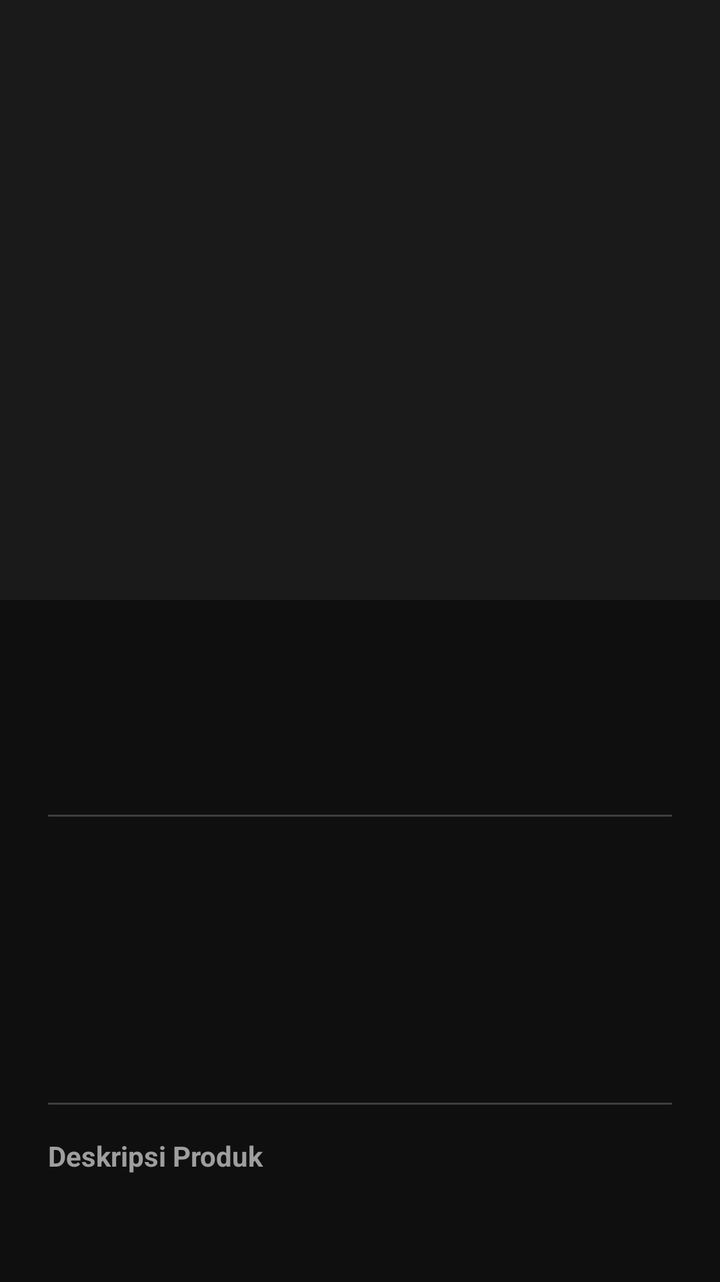
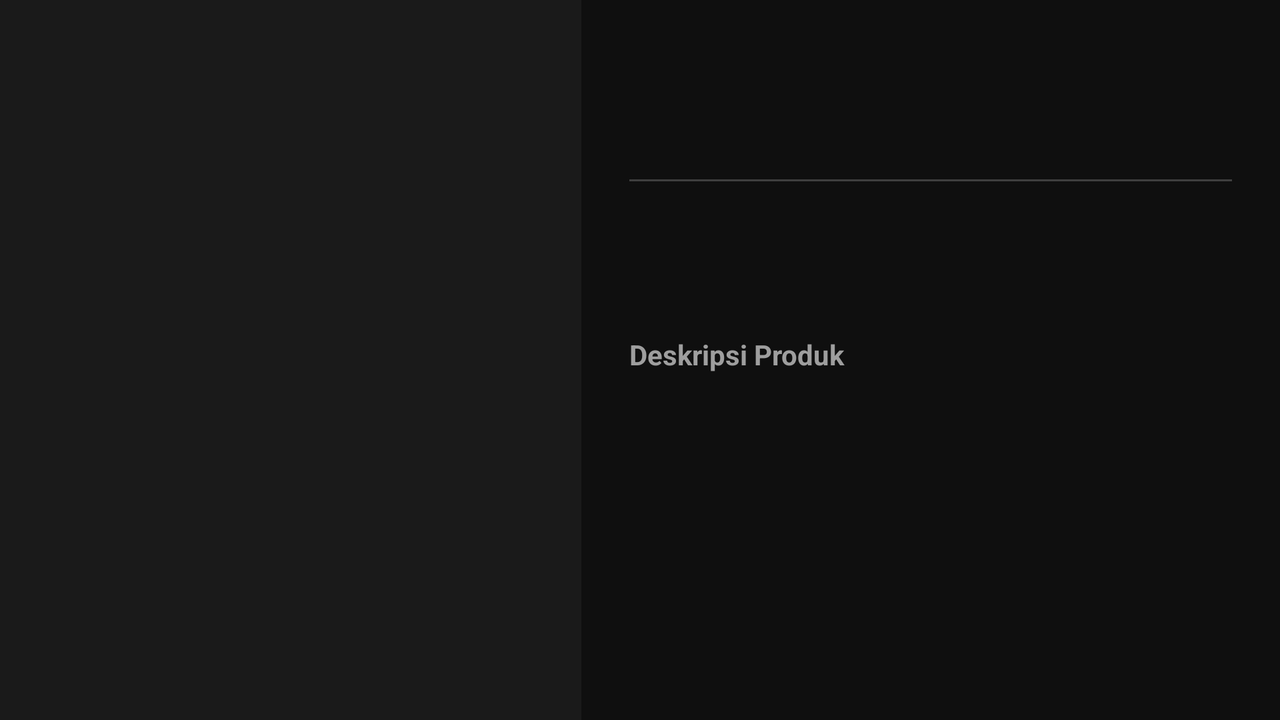

Two renders of one Android screen. The first uses the default layout on a phone; the second uses the alternative layout the repository ships for a different screen configuration, on a matching device. The two XML files are below.
<!-- AndroidManifest.xml: application theme Theme.AppCompat.NoActionBar -->
<!-- res/layout/activity_detail.xml -->
<?xml version="1.0" encoding="utf-8"?>
<ScrollView xmlns:android="http://schemas.android.com/apk/res/android"
    android:layout_width="match_parent"
    android:layout_height="match_parent"
    android:background="@color/bg_black">

    <LinearLayout
        android:layout_width="match_parent"
        android:layout_height="wrap_content"
        android:orientation="vertical">

        <ImageView
            android:id="@+id/ivDetailFoto"
            android:layout_width="match_parent"
            android:layout_height="300dp"
            android:scaleType="centerInside"
            android:background="@color/card_dark"
            android:padding="20dp"
            android:contentDescription="@string/desc_laptop_image" />

        <LinearLayout
            android:layout_width="match_parent"
            android:layout_height="wrap_content"
            android:orientation="vertical"
            android:padding="24dp">

            <TextView
                android:id="@+id/tvDetailNama"
                android:layout_width="match_parent"
                android:layout_height="wrap_content"
                android:textColor="@color/text_white"
                android:textSize="24sp"
                android:textStyle="bold" />

            <TextView
                android:id="@+id/tvDetailHarga"
                android:layout_width="match_parent"
                android:layout_height="wrap_content"
                android:layout_marginTop="8dp"
                android:textColor="@color/primary_red"
                android:textSize="20sp"
                android:textStyle="bold" />

            <View
                android:layout_width="match_parent"
                android:layout_height="1dp"
                android:layout_marginTop="16dp"
                android:background="#33FFFFFF" />

            <TextView
                android:id="@+id/tvDetailProc"
                android:layout_width="match_parent"
                android:layout_height="wrap_content"
                android:layout_marginTop="16dp"
                android:textColor="@color/text_white"
                android:textSize="14sp" />

            <TextView
                android:id="@+id/tvDetailRam"
                android:layout_width="match_parent"
                android:layout_height="wrap_content"
                android:layout_marginTop="4dp"
                android:textColor="@color/text_white"
                android:textSize="14sp" />

            <TextView
                android:id="@+id/tvDetailStorage"
                android:layout_width="match_parent"
                android:layout_height="wrap_content"
                android:layout_marginTop="4dp"
                android:textColor="@color/text_white"
                android:textSize="14sp" />

            <TextView
                android:id="@+id/tvDetailGpu"
                android:layout_width="match_parent"
                android:layout_height="wrap_content"
                android:layout_marginTop="4dp"
                android:textColor="@color/text_white"
                android:textSize="14sp" />

            <TextView
                android:id="@+id/tvDetailDisplay"
                android:layout_width="match_parent"
                android:layout_height="wrap_content"
                android:layout_marginTop="4dp"
                android:textColor="@color/text_white"
                android:textSize="14sp" />

            <View
                android:layout_width="match_parent"
                android:layout_height="1dp"
                android:layout_marginTop="16dp"
                android:background="#33FFFFFF" />

            <TextView
                android:layout_width="match_parent"
                android:layout_height="wrap_content"
                android:layout_marginTop="16dp"
                android:text="@string/title_description"
                android:textColor="@color/accent_gray"
                android:textSize="14sp"
                android:textStyle="bold" />

            <TextView
                android:id="@+id/tvDetailDesc"
                android:layout_width="match_parent"
                android:layout_height="wrap_content"
                android:layout_marginTop="8dp"
                android:textColor="@color/text_white"
                android:textSize="16sp"
                android:lineSpacingExtra="4dp" />
        </LinearLayout>
    </LinearLayout>
</ScrollView>
<!-- resources referenced by this layout -->
<resources>
  <color name="accent_gray">#9E9E9E</color>
  <color name="bg_black">#0F0F0F</color>
  <color name="card_dark">#1A1A1A</color>
  <color name="primary_red">#E2231A</color>
  <color name="text_white">#FFFFFF</color>
  <string name="desc_laptop_image">Gambar Laptop</string>
  <string name="title_description">Deskripsi Produk</string>
</resources>
<!-- res/layout-land/activity_detail.xml (the repository's variant of the layout above) -->
<!-- drawn on the phone turned sideways -->
<?xml version="1.0" encoding="utf-8"?>
<LinearLayout xmlns:android="http://schemas.android.com/apk/res/android"
    android:layout_width="match_parent"
    android:layout_height="match_parent"
    android:background="@color/bg_black"
    android:orientation="horizontal"
    android:baselineAligned="false">

    <ImageView
        android:id="@+id/ivDetailFoto"
        android:layout_width="0dp"
        android:layout_height="match_parent"
        android:layout_weight="1"
        android:background="@color/card_dark"
        android:padding="32dp"
        android:scaleType="centerInside"
        android:contentDescription="@string/desc_laptop_image" />

    <ScrollView
        android:layout_width="0dp"
        android:layout_height="match_parent"
        android:layout_weight="1.2">

        <LinearLayout
            android:layout_width="match_parent"
            android:layout_height="wrap_content"
            android:orientation="vertical"
            android:padding="24dp">

            <TextView
                android:id="@+id/tvDetailNama"
                android:layout_width="match_parent"
                android:layout_height="wrap_content"
                android:textColor="@color/text_white"
                android:textSize="22sp"
                android:textStyle="bold" />

            <TextView
                android:id="@+id/tvDetailHarga"
                android:layout_width="match_parent"
                android:layout_height="wrap_content"
                android:textColor="@color/primary_red"
                android:textSize="18sp"
                android:textStyle="bold" />

            <View
                android:layout_width="match_parent"
                android:layout_height="1dp"
                android:layout_marginVertical="12dp"
                android:background="#33FFFFFF" />

            <TextView android:id="@+id/tvDetailProc" android:layout_width="match_parent" android:layout_height="wrap_content" android:textColor="@color/text_white" android:textSize="13sp" />
            <TextView android:id="@+id/tvDetailRam" android:layout_width="match_parent" android:layout_height="wrap_content" android:textColor="@color/text_white" android:textSize="13sp" />
            <TextView android:id="@+id/tvDetailStorage" android:layout_width="match_parent" android:layout_height="wrap_content" android:textColor="@color/text_white" android:textSize="13sp" />

            <TextView
                android:layout_width="match_parent"
                android:layout_height="wrap_content"
                android:layout_marginTop="12dp"
                android:text="@string/title_description"
                android:textColor="@color/accent_gray"
                android:textStyle="bold" />

            <TextView
                android:id="@+id/tvDetailDesc"
                android:layout_width="match_parent"
                android:layout_height="wrap_content"
                android:textColor="@color/text_white"
                android:textSize="14sp" />
        </LinearLayout>
    </ScrollView>
</LinearLayout>
